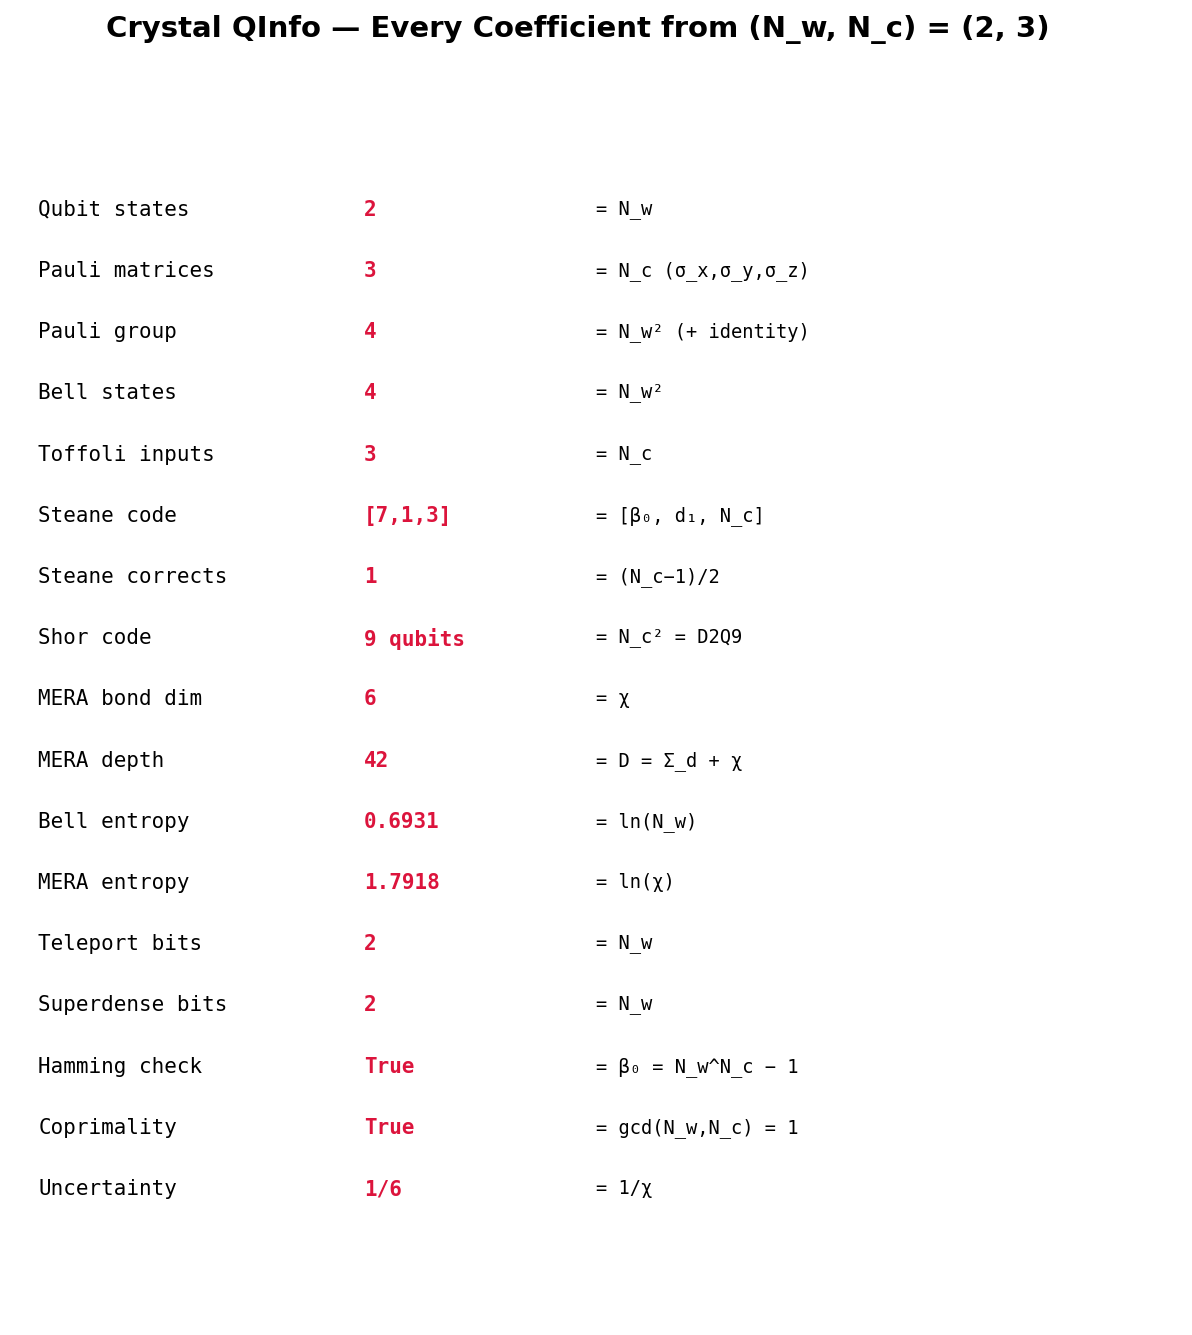

Recreate this plot in Python.
#!/usr/bin/env python3
# Copyright (c) 2026 Daland Montgomery
# SPDX-License-Identifier: AGPL-3.0-or-later

"""Crystal QInfo — Every Integer Dashboard"""
import crystal_toe as ct
import matplotlib.pyplot as plt

toe = ct.Toe(); qi = toe.qinfo()
fig, ax = plt.subplots(figsize=(10, 10))
fig.suptitle(f"Crystal QInfo — Every Coefficient from (N_w, N_c) = ({qi.n_w()}, {qi.n_c()})",
             fontsize=14, fontweight='bold')
ax.axis('off')
s = qi.steane_code()
rows = [
    ("Qubit states",     str(qi.qubit_states()),    "N_w"),
    ("Pauli matrices",   str(qi.pauli_matrices()),  "N_c (σ_x,σ_y,σ_z)"),
    ("Pauli group",      str(qi.pauli_group()),     "N_w² (+ identity)"),
    ("Bell states",      str(qi.bell_states()),     "N_w²"),
    ("Toffoli inputs",   str(qi.toffoli()),         "N_c"),
    ("Steane code",      f"[{s[0]},{s[1]},{s[2]}]", "[β₀, d₁, N_c]"),
    ("Steane corrects",  str(qi.steane_corrects()), "(N_c−1)/2"),
    ("Shor code",        f"{qi.shor_n()} qubits",  "N_c² = D2Q9"),
    ("MERA bond dim",    str(qi.mera_bond()),       "χ"),
    ("MERA depth",       str(qi.mera_depth()),      "D = Σ_d + χ"),
    ("Bell entropy",     f"{qi.bell_entropy():.4f}","ln(N_w)"),
    ("MERA entropy",     f"{qi.mera_link_entropy():.4f}", "ln(χ)"),
    ("Teleport bits",    str(qi.teleport_bits()),   "N_w"),
    ("Superdense bits",  str(qi.superdense_bits()), "N_w"),
    ("Hamming check",    str(qi.hamming_check()),   "β₀ = N_w^N_c − 1"),
    ("Coprimality",      str(qi.coprimality_check()), "gcd(N_w,N_c) = 1"),
    ("Uncertainty",      f"1/{qi.uncertainty_meet()[1]}", "1/χ"),
]
for i, (name, val, origin) in enumerate(rows):
    y = 0.97 - i * 0.053
    ax.text(0.02, y, name, fontsize=10, fontfamily='monospace', va='top', transform=ax.transAxes)
    ax.text(0.30, y, val, fontsize=10, fontfamily='monospace', va='top',
            fontweight='bold', color='crimson', transform=ax.transAxes)
    ax.text(0.50, y, f'= {origin}', fontsize=9, fontfamily='monospace',
            va='top', transform=ax.transAxes)
plt.savefig('qinfo_integers.png', dpi=150, bbox_inches='tight'); plt.show()
